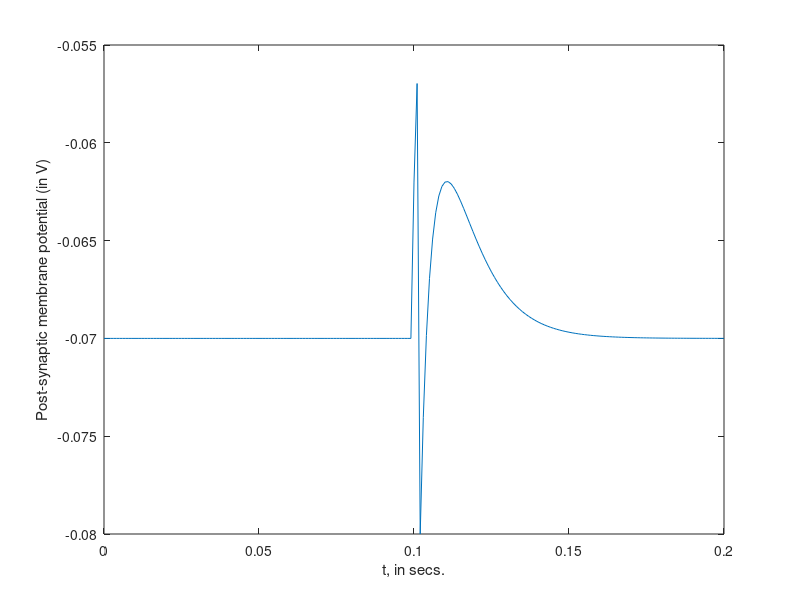
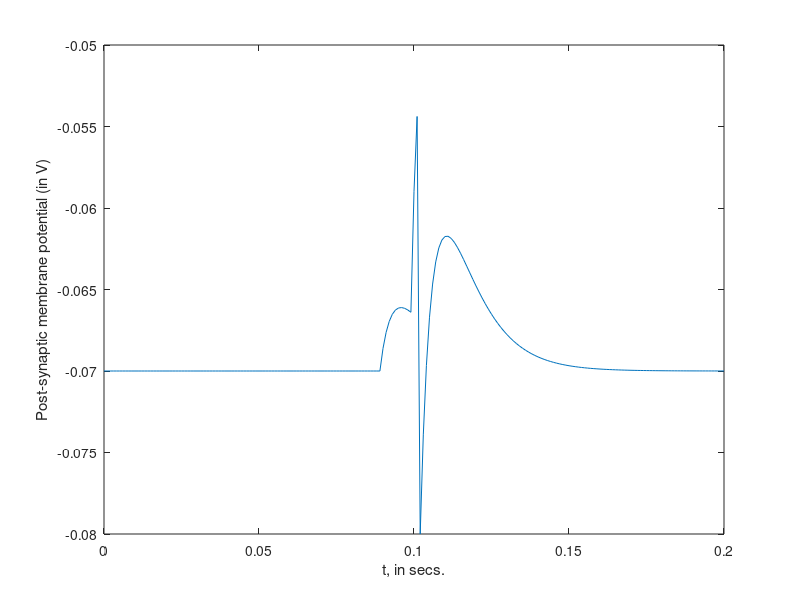
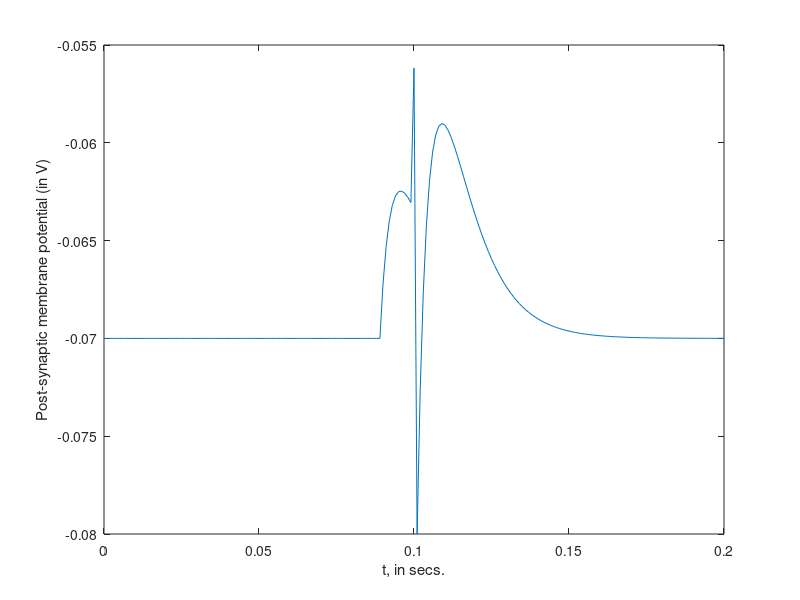
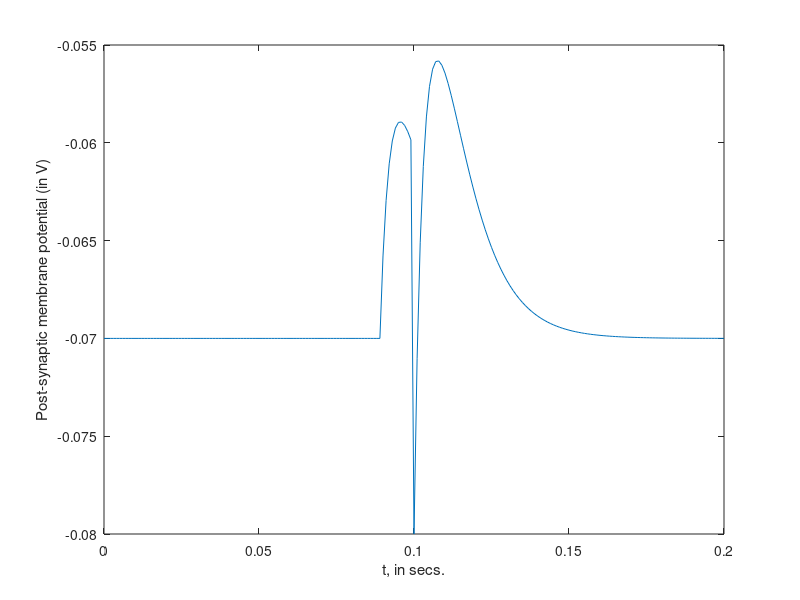

Write MATLAB code to recreate these figures, in order.
%  **Basic models code base**           Jason Osik, 2012
%  LIF neuron model w/ 2 excitatory synaptic inputs representing
%  conditioned and unconditioned stimuli where synaptic strengths are
%  updated according to a spike-timing dependent plasticity rule.  

clear
clf

Vth = -0.054;
V_L = -0.070;
Vreset = -0.080;
Vex = 0.0;
c_m = 1e-8;
g_L = 1e-6;
tau_m = c_m/g_L;

Ninputs = 2;
Ntrials = 14;   % Total trials; the sum of the trial subset sizes below must equal this value
Ntrialset1 = 5; % Size of trial subset 1
Ntrialset2 = 2; % Size of trial subset 2
Ntrialset3 = 5; % Size of trial subset 3
Ntrialset4 = 2; % Size of trial subset 4
TrialNames1 = (1:Ntrialset1);
TrialNames2 = (Ntrialset1+1:Ntrialset1+Ntrialset2);
TrialNames3 = (TrialNames2(end)+1:TrialNames2(end)+Ntrialset3);
TrialNames4 = (TrialNames3(end)+1:TrialNames3(end)+Ntrialset4);

tmax = 0.200;   % time for one trial run
dt = 0.001;
t = 0:dt:tmax;

sigma = 1.0e-7;

tau_syn = 0.005;
A_LTP = 0.35e-6;
A_LTD = 0.45e-6;
tau_ltp = 0.025;
tau_ltd = 0.035;
g_US = 1.2e-6;
g_CS = 0.0;
g_CSmax = 1.2e-6;


noise = randn(1,length(t))*sigma*dt;

for trial = 1:Ntrials,
    s1 = zeros(size(t));
    s2 = zeros(size(t));
    
    if (trial >= TrialNames1(1))&&(trial <= TrialNames1(end)),
        US_onset = 0.100;
        CS_onset = 0.090;
    end
    if (trial >= TrialNames2(1))&&(trial <= TrialNames2(end)),
        US_onset = 2*tmax*Ntrials;
        CS_onset = 0.090;
    end
    if (trial >= TrialNames3(1))&&(trial <= TrialNames3(end)),
        US_onset = 0.100;
        CS_onset = 0.110;
    end
    if (trial >= TrialNames4(1))&&(trial <= TrialNames4(end)),
        US_onset = 2*tmax*Ntrials;
        CS_onset = 0.110;
    end

   I_tot = zeros(length(t)); 
   spikesin = zeros(length(t),Ninputs);
   spikesout = zeros(size(t));
   V = zeros(size(t));
   V(1) = V_L;
    
   for i = 2:length(t),
        if (i-1 == CS_onset/dt), 
            spikesin(i-1,2) = 1;
            s2(i-1) = s2(i-1) + 1;
            
        end
        if (i-1 == US_onset/dt),  
            spikesin(i-1,1) = 1;
            s1(i-1) = s1(i-1) + 1;
        
        end
        
        I_tot(i-1) = I_tot(i-1) - (g_US*s1(i-1) + g_CS*s2(i-1))*(V(i-1)-Vex);
        V_inf = V_L + (I_tot(i-1))/g_L;
        V(i) = V_inf + (V(i-1)-V_inf)*exp(-dt/tau_m);
        
        s1(i) = s1(i-1)*exp(-dt/tau_syn);
        s2(i) = s2(i-1)*exp(-dt/tau_syn);
        
        if V(i) >= Vth,
           spikesout(i) = 1;
           V(i) = Vreset;
        end
    end
   
    figure(trial)
    plot(t,V);
    xlabel('t, in secs.');
    ylabel('Post-synaptic membrane potential (in V)');
    drawnow
    
    series_out = find(spikesout);
    N_output = length(series_out);
    series_CSin = find(spikesin(:,2));
    N_CSin = length(series_CSin);
     
    for i = 1:N_output,
        for j = 1:N_CSin,
            delta_t = dt*(series_out(i)-series_CSin(j));
            if (delta_t > 0)
                g_CS = g_CS + A_LTP*exp(-delta_t/tau_ltp);
            end
            if (delta_t < 0)
                g_CS = g_CS - A_LTD*exp(-delta_t/tau_ltd);
            end
        end
    end
    
    g_CS = min(g_CS,g_CSmax);
    g_CS = max(g_CS,0);
    
    g_CSvar(trial) = g_CS;

end
  
x = 1:trial;
figure;
plot(x,g_CSvar,'k-');
xlabel('Trial number');
ylabel('CS synaptic conductance, g_CS');
drawnow